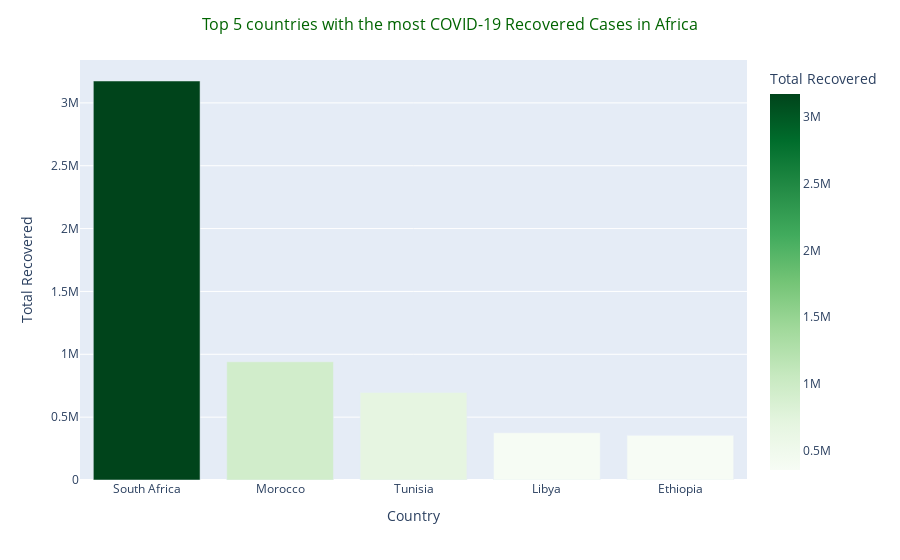

This figure's notebook cell:
### Markdown cell above
Total Recovered

### Code cell
df1 = df.sort_values(by = ['Total Recovered'],ascending = False).reset_index().head(5)

fig = px.bar(df1, x = 'Country', 
             y = 'Total Recovered',
             color = 'Total Recovered',
             color_continuous_scale = 'greens')

fig.update_layout(title = 'Top 5 countries with the most COVID-19 Recovered Cases in Africa',
                  title_x = 0.5,
                  title_font = dict(size = 16, color = 'DarkGreen'))

fig.show()

### Figure 1 — Plotly figure (JSON) as saved in the notebook; plotly's stock layout.template omitted (floating-point values rounded to 4 significant figures)
{"data": [{"alignmentgroup": "True", "hovertemplate": "Country=%{x}<br>Total Recovered=%{marker.color}<extra></extra>", "legendgroup": "", "marker": {"color": [3174037, 940193, 696315, 376278, 355046], "coloraxis": "coloraxis", "pattern": {"shape": ""}}, "name": "", "offsetgroup": "", "orientation": "v", "showlegend": false, "textposition": "auto", "type": "bar", "x": ["South Africa", "Morocco", "Tunisia", "Libya", "Ethiopia"], "xaxis": "x", "y": [3174037, 940193, 696315, 376278, 355046], "yaxis": "y"}], "layout": {"barmode": "relative", "coloraxis": {"colorbar": {"title": {"text": "Total Recovered"}}, "colorscale": [[0, "rgb(247,252,245)"], [0.125, "rgb(229,245,224)"], [0.25, "rgb(199,233,192)"], [0.375, "rgb(161,217,155)"], [0.5, "rgb(116,196,118)"], [0.625, "rgb(65,171,93)"], [0.75, "rgb(35,139,69)"], [0.875, "rgb(0,109,44)"], [1, "rgb(0,68,27)"]]}, "legend": {"tracegroupgap": 0}, "margin": {"t": 60}, "title": {"font": {"color": "DarkGreen", "size": 16}, "text": "Top 5 countries with the most COVID-19 Recovered Cases in Africa", "x": 0.5}, "xaxis": {"anchor": "y", "domain": [0, 1], "title": {"text": "Country"}}, "yaxis": {"anchor": "x", "domain": [0, 1], "title": {"text": "Total Recovered"}}}}
